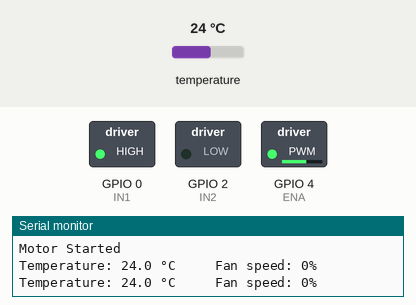
The sketch below on a simulated ESP8266 (NodeMCU). On the bench: switched loads named in the sketch (green lamp = pin HIGH), the last lines printed to the serial monitor. Inputs (shaded band) come from the test bench; at power-on: temperature 24 °C.

Above: at 1.2 s.
1.3 s: temperature set to 12 °C
At 3.2 s:
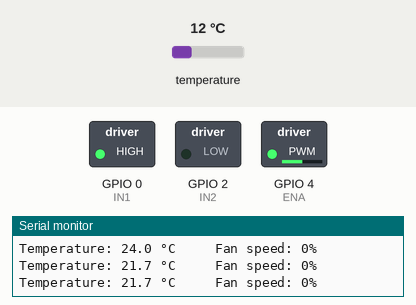
3.5 s: temperature set to 33 °C
At 4.3 s:
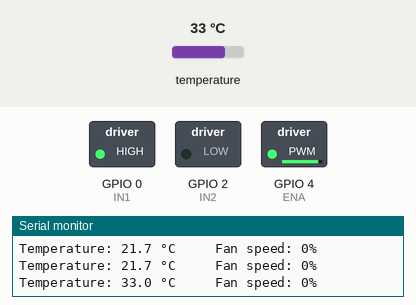
5.5 s: temperature set to 19 °C
At 6.6 s:
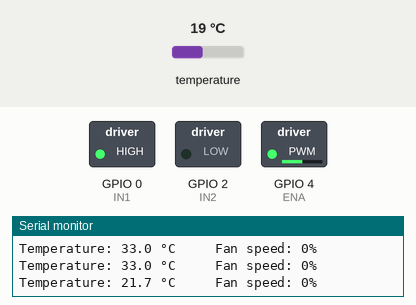
Timing chart, 0 to 8.5 s (numbered marks = the images above; inputs shaded):
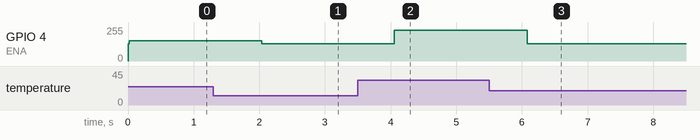

The sketch:

fanatic.ino
```cpp
#include "DHTesp.h"

#define LOW_BOUND 21.66
#define UPPER_BOUND 36.66

DHTesp dht;

#define ENA 4
#define IN1 0
#define IN2 2

int currentSpeed = 0;

void setup()
{
    dht.setup(5, DHTesp::DHT22);

    pinMode(IN1, OUTPUT);
    pinMode(IN2, OUTPUT);

    digitalWrite(IN1, HIGH);
    digitalWrite(IN2, LOW);

    analogWriteRange(255);
    updateSpeed(128);

    Serial.begin(9600);
    Serial.println("Motor Started");
}

void loop()
{
    checkTemperature();
    delay(1000);
}

void checkTemperature()
{
    if (dht.getStatusString() == "OK")
    {
        float temperature = constrain(dht.getTemperature(), LOW_BOUND, UPPER_BOUND);
        int speed = 128 + map(temperature, LOW_BOUND, UPPER_BOUND, 0, 127);

        Serial.print("Temperature: ");
        Serial.print(temperature, 1);
        Serial.print(" °C\t\t Fan speed: ");
        Serial.print(speed / 255 * 100);
        Serial.println("%");

        updateSpeed(speed);
    }
}

void updateSpeed(int speed)
{
    if (currentSpeed != speed)
    {
        currentSpeed = speed;
        analogWrite(ENA, currentSpeed);
    }
}
```

Measured:
- after the input at 1.3 s, GPIO 4 (ENA): 153/255 → 128/255 after 0.74 s
- after the input at 3.5 s, GPIO 4 (ENA): 128/255 → 230/255 after 0.56 s
- after the input at 5.5 s, GPIO 4 (ENA): 230/255 → 128/255 after 0.58 s
